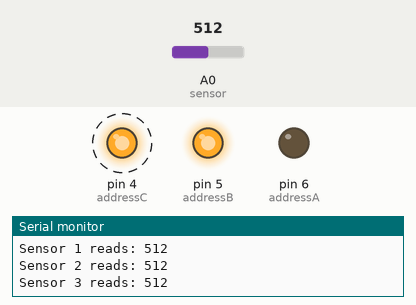
Simulated run of this sketch. Board: Arduino Uno, built with avr-gcc and run on an emulated ATmega328P. Shown: output pins drawn as LEDs (lit = HIGH), the last lines printed to the serial monitor. Dashed ring = blinking. The inputs (shaded band) are chosen by the test bench; at power-on: A0 (sensor) = 512.

Above: at 1.25 s.
1.3 s: A0 (sensor) set to 0
At 3.2 s:
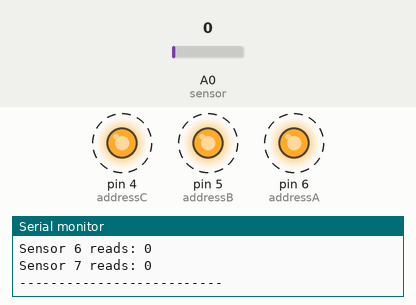
4.3 s: A0 (sensor) set to 18
At 4.62 s:
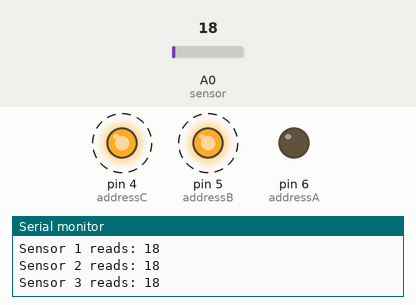
7.3 s: A0 (sensor) set to 122
Timing chart, 0 to 16.3 s (numbered marks = the images above; inputs shaded):
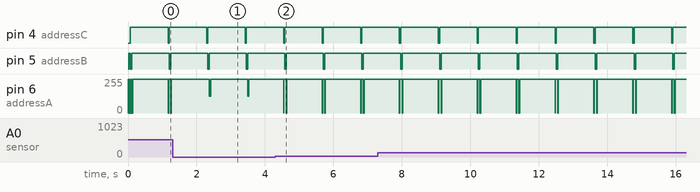

Measured:
- by itself, pin 4 (addressC), pin 5 (addressB): alternates HIGH for 1.1 s and LOW for 0.04 s
- by itself, pin 6 (addressA): repeats every 1.1 s: 255/255 0.07 s, 0/255 0.02 s, 255/255 1.0 s, 0/255 0.01 s

The sketch:

multiplexer_test.ino
```cpp
const byte sensor = A0;  // where the multiplexer in/out port is connected

// the multiplexer address select lines (A/B/C)
const byte addressA = 6; // low-order bit
const byte addressB = 5;
const byte addressC = 4; // high-order bit

void setup ()
  {
  Serial.begin (9600);
  Serial.println ("Starting multiplexer test ...");
  pinMode (addressA, OUTPUT);
  pinMode (addressB, OUTPUT);
  pinMode (addressC, OUTPUT);
  }  // end of setup

int readSensor (const byte which)
  {
  // select correct MUX channel
  digitalWrite (addressA, (which & 1) ? HIGH : LOW);  // low-order bit
  digitalWrite (addressB, (which & 2) ? HIGH : LOW);
  digitalWrite (addressC, (which & 4) ? HIGH : LOW);  // high-order bit
  // now read the sensor
  return analogRead (sensor);
  }  // end of readSensor

void loop ()
  {
  // show all 8 sensor readings
  for (byte i = 0; i < 8; i++)
    {
    Serial.print ("Sensor ");
    Serial.print (i);
    Serial.print (" reads: ");
    Serial.println (readSensor (i));
    }
    Serial.println("--------------------------");
  delay (1000);
  }  // end of loop
```
